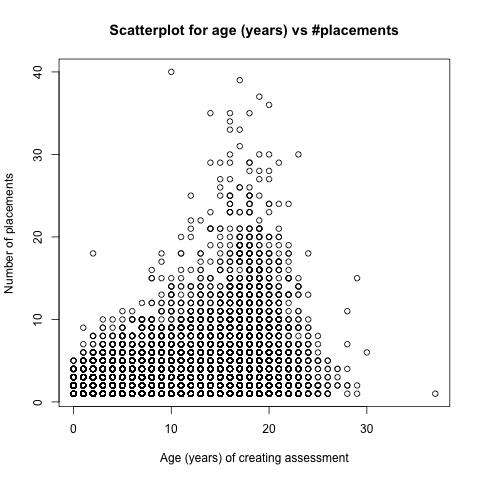

This figure's R source:
n_placements_age_scatter <- function()
{
  library(RPostgreSQL);
  con <- dbConnect(PostgreSQL(), user="indcs", host="sandbox.in.mycasebook.org", port="5432",dbname="casebook2_sandbox");
  png("n_placements_age_scatter.png");
  statement <- paste("select people.id, ",
    "extract(year from age(assessments.created_at, people.date_of_birth)),",
    "count(distinct physical_location_records.id)",
    " from assessments, allegations, people, physical_location_records ",
    " where assessments.id = allegations.assessment_id",
    " and assessments.state = 'accepted'",
    " and allegations.victim_id = people.id", 
    " and people.id = physical_location_records.person_id",
    " and physical_location_records.physical_location_type = 'PhysicalLocation::Placement'",
    " and assessments.created_at is not NULL and people.date_of_birth is not NULL", 
    " group by people.id, extract(year from age(assessments.created_at, people.date_of_birth))", 
                       sep = "");
  res <- dbSendQuery(con, statement);
  data <- fetch(res, n = -1);
  plot(data[,2], data[,3], type = "p", 
          main = "Scatterplot for age (years) vs #placements",
          xlab = "Age (years) of creating assessment",
          ylab = "Number of placements");
  dbDisconnect(con);
  dev.off();
}

